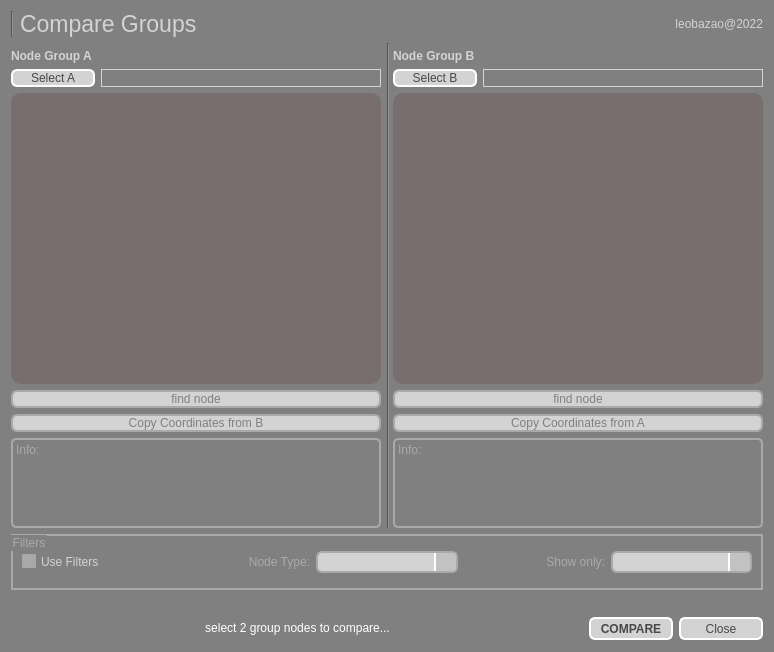
<?xml version="1.0" encoding="UTF-8"?>
<ui version="4.0">
 <class>Form</class>
 <widget class="QWidget" name="Form">
  <property name="geometry">
   <rect>
    <x>0</x>
    <y>0</y>
    <width>774</width>
    <height>652</height>
   </rect>
  </property>
  <property name="windowTitle">
   <string>Compare Groups</string>
  </property>
  <property name="styleSheet">
   <string notr="true">QLabel {
	color: lightgray;
}

QLabel::disabled {
	color: darkgray;
}

QWidget{
	background-color: gray;
}

QGroupBox {
	color: lightgray;
	border: 2px solid lightgray;
}

QGroupBox::disabled {
	color: darkgray;
	border: 2px solid darkgray;
}

QScrollBar::handle {
	border-radius: 5px;
 	border: 2px solid lightgray;
	background-color: gray;
}

QScrollBar::add-page{ 
	border: none;
    background-color: rgb(86, 86, 86);
}

QScrollBar::sub-page {
    background-color: rgb(86, 86, 86);
	border: none;
}

QScrollBar::add-line {
    border: none;
    background-color: rgb(86, 86, 86);
}

QScrollBar::sub-line {
    border: none;
    background-color: rgb(86, 86, 86);
}

QScrollBar:arrow{
	border: none;
	background: none;
	color: none;
}

QListWidget {
    color: lightgray;
    background-color: rgb(100, 100, 100);
	border-radius: 10px;
	padding: 5px;
}

QListWidget::disabled {
    background-color: rgb(120, 110, 110);
}
QListWidget::item:hover {
	color: rgb(80, 64, 44);
    background: #05B8CC;
    border: white;
}

QListWidget::item:selected {
	color: rgb(80, 25, 44);
	border: none;
	background-color: rgb(79, 255, 52);
}

QListWidget::item:selected:active{
	color: rgb(80, 64, 44);
    background-color: rgb(187, 240, 255);
	border: gray;
	padding-left: 5px;
}

QListWidget::item:selected:!active {
    background: rgb(91, 174, 181);
	border: none;
}

QPushButton {
	color: rgb(72, 72, 72);
    border: 2px solid white;
    border-radius: 6px;
	background-color: lightgray;
    min-width: 80px;
}

QPushButton:pressed {
	color: white;
	border-color: white;
    background-color: #05B8CC;
}

QPushButton:flat {
    border: none; /* no border for a flat push button */
}

QPushButton:default {
    border-color: navy; /* make the default button prominent */
}

QPushButton:hover{
    border: 2px solid #05B8CC;
    color: black;
}

QPushButton::disabled {
	border-color: darkgray;
	color: gray;
}


QComboBox {
	color: black;
    border: 2px solid white;
    border-radius: 6px;
    padding: 1px 18px 1px 3px;
    min-width: 6em;
}

QComboBox:!editable, QComboBox::drop-down:editable {
     background: lightgray;
}

QComboBox:on { /* shift the text when the popup opens */
    padding-top: 3px;
    padding-left: 4px;
}

QComboBox::drop-down {
    width: 20px;
	background-color: rgb(194, 194, 194);
    border-left-width: 2px;
    border-left-color: white;
    border-left-style: solid; /* just a single line */
    border-top-right-radius: 3px; /* same radius as the QComboBox */
    border-bottom-right-radius: 3px;
}

QComboBox:hover{
    border: 2px solid #05B8CC;
    color: gray;
}

QComboBox QAbstractItemView{
    border: 2px solid white;
	border-radius: 10px;
    color: gray;
	background-color: lightgray;
    selection-background-color: #05B8CC;
	selection-color: white;
	selection-item-border-radius: 2px;
	padding: 3px 3px ;
}

QComboBox::disabled {
	border-color: darkgray;
	color: gray;
}

QProgressBar {
	color: white;
	padding: 2 2px;
	border: null;
	border-radius: 5px;
}

QProgressBar::chunk {
 background-color: #05B8CC;
 width: 10px;
}</string>
  </property>
  <layout class="QGridLayout" name="gridLayout">
   <item row="1" column="1" rowspan="2" colspan="2">
    <widget class="Line" name="line_2">
     <property name="orientation">
      <enum>Qt::Vertical</enum>
     </property>
    </widget>
   </item>
   <item row="2" column="0">
    <layout class="QVBoxLayout" name="verticalLayout">
     <item>
      <widget class="QLabel" name="label_2">
       <property name="font">
        <font>
         <pointsize>9</pointsize>
         <weight>75</weight>
         <bold>true</bold>
        </font>
       </property>
       <property name="text">
        <string>Node Group A</string>
       </property>
      </widget>
     </item>
     <item>
      <layout class="QHBoxLayout" name="horizontalLayout_2" stretch="0,3">
       <item>
        <widget class="QPushButton" name="selectButA">
         <property name="text">
          <string>Select A</string>
         </property>
        </widget>
       </item>
       <item>
        <widget class="QLabel" name="labelA">
         <property name="frameShape">
          <enum>QFrame::Box</enum>
         </property>
         <property name="text">
          <string/>
         </property>
         <property name="alignment">
          <set>Qt::AlignRight|Qt::AlignTrailing|Qt::AlignVCenter</set>
         </property>
        </widget>
       </item>
      </layout>
     </item>
     <item>
      <widget class="QListWidget" name="listWidgetA">
       <property name="enabled">
        <bool>false</bool>
       </property>
      </widget>
     </item>
     <item>
      <widget class="QPushButton" name="buttonFindA">
       <property name="enabled">
        <bool>false</bool>
       </property>
       <property name="text">
        <string>find node</string>
       </property>
      </widget>
     </item>
     <item>
      <widget class="QPushButton" name="pushCopyCoordA">
       <property name="enabled">
        <bool>false</bool>
       </property>
       <property name="toolTip">
        <string>Copy all node positions in Nodeview from the other group.
(only works if its a full match!)</string>
       </property>
       <property name="text">
        <string>Copy Coordinates from B</string>
       </property>
      </widget>
     </item>
     <item>
      <widget class="QLabel" name="labelInfoA">
       <property name="enabled">
        <bool>false</bool>
       </property>
       <property name="sizePolicy">
        <sizepolicy hsizetype="Preferred" vsizetype="Fixed">
         <horstretch>0</horstretch>
         <verstretch>0</verstretch>
        </sizepolicy>
       </property>
       <property name="minimumSize">
        <size>
         <width>0</width>
         <height>90</height>
        </size>
       </property>
       <property name="maximumSize">
        <size>
         <width>16777215</width>
         <height>90</height>
        </size>
       </property>
       <property name="styleSheet">
        <string notr="true">QLabel { 
	border: 2px solid lightgray;
	border-radius: 5px;
}

QLabel::disabled { 
	border: 2px solid darkgray;
	border-radius: 5px;
}</string>
       </property>
       <property name="text">
        <string>Info:</string>
       </property>
       <property name="alignment">
        <set>Qt::AlignLeading|Qt::AlignLeft|Qt::AlignTop</set>
       </property>
       <property name="margin">
        <number>8</number>
       </property>
      </widget>
     </item>
    </layout>
   </item>
   <item row="0" column="0" colspan="3">
    <layout class="QHBoxLayout" name="horizontalLayout_3">
     <item>
      <widget class="Line" name="line">
       <property name="orientation">
        <enum>Qt::Vertical</enum>
       </property>
      </widget>
     </item>
     <item>
      <widget class="QLabel" name="label">
       <property name="font">
        <font>
         <pointsize>17</pointsize>
        </font>
       </property>
       <property name="text">
        <string>Compare Groups</string>
       </property>
      </widget>
     </item>
     <item>
      <widget class="QLabel" name="label_4">
       <property name="text">
        <string>leobazao@2022</string>
       </property>
       <property name="alignment">
        <set>Qt::AlignRight|Qt::AlignTrailing|Qt::AlignVCenter</set>
       </property>
      </widget>
     </item>
    </layout>
   </item>
   <item row="2" column="2">
    <layout class="QVBoxLayout" name="verticalLayout_2">
     <item>
      <widget class="QLabel" name="label_6">
       <property name="font">
        <font>
         <pointsize>9</pointsize>
         <weight>75</weight>
         <bold>true</bold>
        </font>
       </property>
       <property name="text">
        <string>Node Group B</string>
       </property>
      </widget>
     </item>
     <item>
      <layout class="QHBoxLayout" name="horizontalLayout_4" stretch="0,3">
       <item>
        <widget class="QPushButton" name="selectButB">
         <property name="text">
          <string>Select B</string>
         </property>
        </widget>
       </item>
       <item>
        <widget class="QLabel" name="labelB">
         <property name="frameShape">
          <enum>QFrame::Box</enum>
         </property>
         <property name="text">
          <string/>
         </property>
         <property name="alignment">
          <set>Qt::AlignRight|Qt::AlignTrailing|Qt::AlignVCenter</set>
         </property>
        </widget>
       </item>
      </layout>
     </item>
     <item>
      <widget class="QListWidget" name="listWidgetB">
       <property name="enabled">
        <bool>false</bool>
       </property>
      </widget>
     </item>
     <item>
      <widget class="QPushButton" name="buttonFindB">
       <property name="enabled">
        <bool>false</bool>
       </property>
       <property name="text">
        <string>find node</string>
       </property>
      </widget>
     </item>
     <item>
      <widget class="QPushButton" name="pushCopyCoordB">
       <property name="enabled">
        <bool>false</bool>
       </property>
       <property name="toolTip">
        <string>Copy all node positions in Nodeview from the other group.
(only works if its a full match!)</string>
       </property>
       <property name="text">
        <string>Copy Coordinates from A</string>
       </property>
      </widget>
     </item>
     <item>
      <widget class="QLabel" name="labelInfoB">
       <property name="enabled">
        <bool>false</bool>
       </property>
       <property name="sizePolicy">
        <sizepolicy hsizetype="Preferred" vsizetype="Fixed">
         <horstretch>0</horstretch>
         <verstretch>0</verstretch>
        </sizepolicy>
       </property>
       <property name="minimumSize">
        <size>
         <width>0</width>
         <height>90</height>
        </size>
       </property>
       <property name="maximumSize">
        <size>
         <width>16777215</width>
         <height>90</height>
        </size>
       </property>
       <property name="styleSheet">
        <string notr="true">QLabel { 
	border: 2px solid lightgray;
	border-radius: 5px;
}

QLabel::disabled { 
	border: 2px solid darkgray;
	border-radius: 5px;
}</string>
       </property>
       <property name="text">
        <string>Info:</string>
       </property>
       <property name="alignment">
        <set>Qt::AlignLeading|Qt::AlignLeft|Qt::AlignTop</set>
       </property>
       <property name="margin">
        <number>8</number>
       </property>
      </widget>
     </item>
    </layout>
   </item>
   <item row="6" column="0" colspan="3">
    <layout class="QHBoxLayout" name="horizontalLayout" stretch="0,0,0">
     <item>
      <widget class="QProgressBar" name="progressBar">
       <property name="maximumSize">
        <size>
         <width>16777215</width>
         <height>25</height>
        </size>
       </property>
       <property name="styleSheet">
        <string notr="true"/>
       </property>
       <property name="value">
        <number>0</number>
       </property>
       <property name="alignment">
        <set>Qt::AlignCenter</set>
       </property>
       <property name="format">
        <string>select 2 group nodes to compare...</string>
       </property>
      </widget>
     </item>
     <item>
      <widget class="QPushButton" name="compareButton">
       <property name="minimumSize">
        <size>
         <width>84</width>
         <height>23</height>
        </size>
       </property>
       <property name="font">
        <font>
         <weight>75</weight>
         <bold>true</bold>
        </font>
       </property>
       <property name="styleSheet">
        <string notr="true"/>
       </property>
       <property name="text">
        <string>COMPARE</string>
       </property>
      </widget>
     </item>
     <item>
      <widget class="QPushButton" name="closeButton">
       <property name="minimumSize">
        <size>
         <width>84</width>
         <height>23</height>
        </size>
       </property>
       <property name="font">
        <font>
         <weight>50</weight>
         <bold>false</bold>
        </font>
       </property>
       <property name="styleSheet">
        <string notr="true">QPushButton {
	color: rgb(72, 72, 72);
    border: 2px solid white;
    border-radius: 6px;
	background-color: lightgray;
    min-width: 80px;
}

QPushButton:pressed {
	color: red;
    background-color: rgb(255, 196, 197);
}

QPushButton:flat {
    border: none; /* no border for a flat push button */
}

QPushButton:default {
    border-color: navy; /* make the default button prominent */
}

QPushButton:hover{
    border: 2px solid #05B8CC;
    color: black;
}</string>
       </property>
       <property name="text">
        <string>Close</string>
       </property>
      </widget>
     </item>
    </layout>
   </item>
   <item row="3" column="0" colspan="3">
    <widget class="QGroupBox" name="groupBox">
     <property name="enabled">
      <bool>false</bool>
     </property>
     <property name="title">
      <string>Filters</string>
     </property>
     <layout class="QGridLayout" name="gridLayout_2">
      <property name="topMargin">
       <number>15</number>
      </property>
      <property name="bottomMargin">
       <number>15</number>
      </property>
      <item row="2" column="4">
       <widget class="QComboBox" name="comboFilter">
        <property name="enabled">
         <bool>false</bool>
        </property>
       </widget>
      </item>
      <item row="2" column="1">
       <widget class="QLabel" name="label_5">
        <property name="text">
         <string>Node Type:</string>
        </property>
        <property name="alignment">
         <set>Qt::AlignRight|Qt::AlignTrailing|Qt::AlignVCenter</set>
        </property>
       </widget>
      </item>
      <item row="2" column="3">
       <widget class="QLabel" name="label_3">
        <property name="text">
         <string>Show only:</string>
        </property>
        <property name="alignment">
         <set>Qt::AlignRight|Qt::AlignTrailing|Qt::AlignVCenter</set>
        </property>
       </widget>
      </item>
      <item row="2" column="2">
       <widget class="QComboBox" name="comboType">
        <property name="enabled">
         <bool>false</bool>
        </property>
       </widget>
      </item>
      <item row="2" column="0">
       <widget class="QCheckBox" name="checkFilters">
        <property name="styleSheet">
         <string notr="true">QCheckBox {
	color: white;
    spacing: 5px;
}

QCheckBox::indicator:unchecked {
    border: 2px solid white;
	border-radius: 2px;
	background-color: lightgray;
}

QCheckBox::indicator:checked {
    border: 2px solid lightgray;
	border-radius: 1px;
	background-color: rgb(68, 68, 68);
}


QCheckBox:disabled{
	color: lightgray;
}

QCheckBox::indicator:unchecked:disabled {
    border: 2px solid darkgray;
	background-color: darkgray;
}

</string>
        </property>
        <property name="text">
         <string>Use Filters</string>
        </property>
       </widget>
      </item>
     </layout>
    </widget>
   </item>
   <item row="5" column="0" colspan="3">
    <spacer name="horizontalSpacer_2">
     <property name="orientation">
      <enum>Qt::Horizontal</enum>
     </property>
     <property name="sizeHint" stdset="0">
      <size>
       <width>40</width>
       <height>20</height>
      </size>
     </property>
    </spacer>
   </item>
  </layout>
 </widget>
 <resources/>
 <connections/>
</ui>
